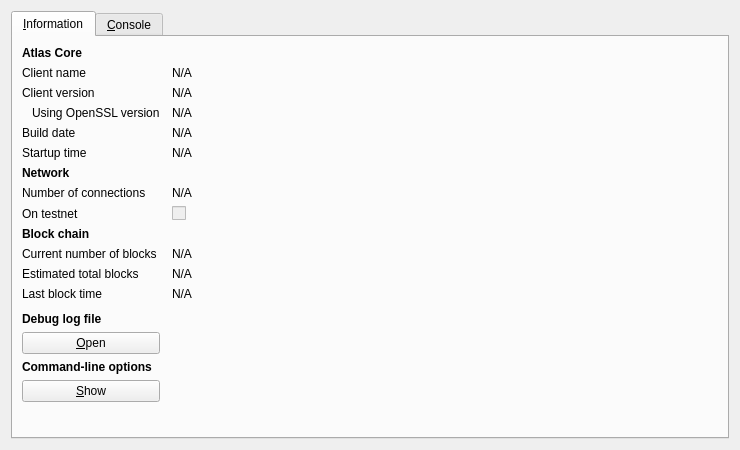
<?xml version="1.0" encoding="UTF-8"?>
<ui version="4.0">
 <class>RPCConsole</class>
 <widget class="QDialog" name="RPCConsole">
  <property name="geometry">
   <rect>
    <x>0</x>
    <y>0</y>
    <width>740</width>
    <height>450</height>
   </rect>
  </property>
  <property name="windowTitle">
   <string>Atlas - Debug window</string>
  </property>
  <layout class="QVBoxLayout" name="verticalLayout_2">
   <item>
    <widget class="QTabWidget" name="tabWidget">
     <property name="currentIndex">
      <number>0</number>
     </property>
     <widget class="QWidget" name="tab_info">
      <attribute name="title">
       <string>&amp;Information</string>
      </attribute>
      <layout class="QGridLayout" name="gridLayout" columnstretch="0,1">
       <property name="horizontalSpacing">
        <number>12</number>
       </property>
       <item row="0" column="0">
        <widget class="QLabel" name="label_9">
         <property name="font">
          <font>
           <weight>75</weight>
           <bold>true</bold>
          </font>
         </property>
         <property name="text">
          <string>Atlas Core</string>
         </property>
        </widget>
       </item>
       <item row="1" column="0">
        <widget class="QLabel" name="label_5">
         <property name="text">
          <string>Client name</string>
         </property>
        </widget>
       </item>
       <item row="1" column="1">
        <widget class="QLabel" name="clientName">
         <property name="cursor">
          <cursorShape>IBeamCursor</cursorShape>
         </property>
         <property name="text">
          <string>N/A</string>
         </property>
         <property name="textFormat">
          <enum>Qt::PlainText</enum>
         </property>
         <property name="textInteractionFlags">
          <set>Qt::LinksAccessibleByMouse|Qt::TextSelectableByKeyboard|Qt::TextSelectableByMouse</set>
         </property>
        </widget>
       </item>
       <item row="2" column="0">
        <widget class="QLabel" name="label_6">
         <property name="text">
          <string>Client version</string>
         </property>
        </widget>
       </item>
       <item row="2" column="1">
        <widget class="QLabel" name="clientVersion">
         <property name="cursor">
          <cursorShape>IBeamCursor</cursorShape>
         </property>
         <property name="text">
          <string>N/A</string>
         </property>
         <property name="textFormat">
          <enum>Qt::PlainText</enum>
         </property>
         <property name="textInteractionFlags">
          <set>Qt::LinksAccessibleByMouse|Qt::TextSelectableByKeyboard|Qt::TextSelectableByMouse</set>
         </property>
        </widget>
       </item>
       <item row="3" column="0">
        <widget class="QLabel" name="label_14">
         <property name="text">
          <string>Using OpenSSL version</string>
         </property>
         <property name="indent">
          <number>10</number>
         </property>
        </widget>
       </item>
       <item row="3" column="1">
        <widget class="QLabel" name="openSSLVersion">
         <property name="cursor">
          <cursorShape>IBeamCursor</cursorShape>
         </property>
         <property name="text">
          <string>N/A</string>
         </property>
         <property name="textFormat">
          <enum>Qt::PlainText</enum>
         </property>
         <property name="textInteractionFlags">
          <set>Qt::LinksAccessibleByMouse|Qt::TextSelectableByKeyboard|Qt::TextSelectableByMouse</set>
         </property>
        </widget>
       </item>
       <item row="4" column="0">
        <widget class="QLabel" name="label_12">
         <property name="text">
          <string>Build date</string>
         </property>
        </widget>
       </item>
       <item row="4" column="1">
        <widget class="QLabel" name="buildDate">
         <property name="cursor">
          <cursorShape>IBeamCursor</cursorShape>
         </property>
         <property name="text">
          <string>N/A</string>
         </property>
         <property name="textFormat">
          <enum>Qt::PlainText</enum>
         </property>
         <property name="textInteractionFlags">
          <set>Qt::LinksAccessibleByMouse|Qt::TextSelectableByKeyboard|Qt::TextSelectableByMouse</set>
         </property>
        </widget>
       </item>
       <item row="5" column="0">
        <widget class="QLabel" name="label_13">
         <property name="text">
          <string>Startup time</string>
         </property>
        </widget>
       </item>
       <item row="5" column="1">
        <widget class="QLabel" name="startupTime">
         <property name="cursor">
          <cursorShape>IBeamCursor</cursorShape>
         </property>
         <property name="text">
          <string>N/A</string>
         </property>
         <property name="textFormat">
          <enum>Qt::PlainText</enum>
         </property>
         <property name="textInteractionFlags">
          <set>Qt::LinksAccessibleByMouse|Qt::TextSelectableByKeyboard|Qt::TextSelectableByMouse</set>
         </property>
        </widget>
       </item>
       <item row="6" column="0">
        <widget class="QLabel" name="label_11">
         <property name="font">
          <font>
           <weight>75</weight>
           <bold>true</bold>
          </font>
         </property>
         <property name="text">
          <string>Network</string>
         </property>
        </widget>
       </item>
       <item row="7" column="0">
        <widget class="QLabel" name="label_7">
         <property name="text">
          <string>Number of connections</string>
         </property>
        </widget>
       </item>
       <item row="7" column="1">
        <widget class="QLabel" name="numberOfConnections">
         <property name="cursor">
          <cursorShape>IBeamCursor</cursorShape>
         </property>
         <property name="text">
          <string>N/A</string>
         </property>
         <property name="textFormat">
          <enum>Qt::PlainText</enum>
         </property>
         <property name="textInteractionFlags">
          <set>Qt::LinksAccessibleByMouse|Qt::TextSelectableByKeyboard|Qt::TextSelectableByMouse</set>
         </property>
        </widget>
       </item>
       <item row="8" column="0">
        <widget class="QLabel" name="label_8">
         <property name="text">
          <string>On testnet</string>
         </property>
        </widget>
       </item>
       <item row="8" column="1">
        <widget class="QCheckBox" name="isTestNet">
         <property name="enabled">
          <bool>false</bool>
         </property>
         <property name="text">
          <string/>
         </property>
        </widget>
       </item>
       <item row="9" column="0">
        <widget class="QLabel" name="label_10">
         <property name="font">
          <font>
           <weight>75</weight>
           <bold>true</bold>
          </font>
         </property>
         <property name="text">
          <string>Block chain</string>
         </property>
        </widget>
       </item>
       <item row="10" column="0">
        <widget class="QLabel" name="label_3">
         <property name="text">
          <string>Current number of blocks</string>
         </property>
        </widget>
       </item>
       <item row="10" column="1">
        <widget class="QLabel" name="numberOfBlocks">
         <property name="cursor">
          <cursorShape>IBeamCursor</cursorShape>
         </property>
         <property name="text">
          <string>N/A</string>
         </property>
         <property name="textFormat">
          <enum>Qt::PlainText</enum>
         </property>
         <property name="textInteractionFlags">
          <set>Qt::LinksAccessibleByMouse|Qt::TextSelectableByKeyboard|Qt::TextSelectableByMouse</set>
         </property>
        </widget>
       </item>
       <item row="11" column="0">
        <widget class="QLabel" name="label_4">
         <property name="text">
          <string>Estimated total blocks</string>
         </property>
        </widget>
       </item>
       <item row="11" column="1">
        <widget class="QLabel" name="totalBlocks">
         <property name="cursor">
          <cursorShape>IBeamCursor</cursorShape>
         </property>
         <property name="text">
          <string>N/A</string>
         </property>
         <property name="textFormat">
          <enum>Qt::PlainText</enum>
         </property>
         <property name="textInteractionFlags">
          <set>Qt::LinksAccessibleByMouse|Qt::TextSelectableByKeyboard|Qt::TextSelectableByMouse</set>
         </property>
        </widget>
       </item>
       <item row="12" column="0">
        <widget class="QLabel" name="label_2">
         <property name="text">
          <string>Last block time</string>
         </property>
        </widget>
       </item>
       <item row="12" column="1">
        <widget class="QLabel" name="lastBlockTime">
         <property name="cursor">
          <cursorShape>IBeamCursor</cursorShape>
         </property>
         <property name="text">
          <string>N/A</string>
         </property>
         <property name="textFormat">
          <enum>Qt::PlainText</enum>
         </property>
         <property name="textInteractionFlags">
          <set>Qt::LinksAccessibleByMouse|Qt::TextSelectableByKeyboard|Qt::TextSelectableByMouse</set>
         </property>
        </widget>
       </item>
       <item row="13" column="0">
        <spacer name="verticalSpacer_2">
         <property name="orientation">
          <enum>Qt::Vertical</enum>
         </property>
         <property name="sizeHint" stdset="0">
          <size>
           <width>20</width>
           <height>20</height>
          </size>
         </property>
        </spacer>
       </item>
       <item row="14" column="0">
        <widget class="QLabel" name="labelDebugLogfile">
         <property name="font">
          <font>
           <weight>75</weight>
           <bold>true</bold>
          </font>
         </property>
         <property name="text">
          <string>Debug log file</string>
         </property>
        </widget>
       </item>
       <item row="15" column="0">
        <widget class="QPushButton" name="openDebugLogfileButton">
         <property name="toolTip">
          <string>Open the Atlas debug log file from the current data directory. This can take a few seconds for large log files.</string>
         </property>
         <property name="text">
          <string>&amp;Open</string>
         </property>
         <property name="autoDefault">
          <bool>false</bool>
         </property>
        </widget>
       </item>
       <item row="16" column="0">
        <widget class="QLabel" name="labelCLOptions">
         <property name="font">
          <font>
           <weight>75</weight>
           <bold>true</bold>
          </font>
         </property>
         <property name="text">
          <string>Command-line options</string>
         </property>
        </widget>
       </item>
       <item row="17" column="0">
        <widget class="QPushButton" name="showCLOptionsButton">
         <property name="toolTip">
          <string>Show the Atlas-Qt help message to get a list with possible Atlas command-line options.</string>
         </property>
         <property name="text">
          <string>&amp;Show</string>
         </property>
         <property name="autoDefault">
          <bool>false</bool>
         </property>
        </widget>
       </item>
       <item row="18" column="0">
        <spacer name="verticalSpacer">
         <property name="orientation">
          <enum>Qt::Vertical</enum>
         </property>
         <property name="sizeHint" stdset="0">
          <size>
           <width>20</width>
           <height>40</height>
          </size>
         </property>
        </spacer>
       </item>
      </layout>
     </widget>
     <widget class="QWidget" name="tab_console">
      <attribute name="title">
       <string>&amp;Console</string>
      </attribute>
      <layout class="QVBoxLayout" name="verticalLayout_3">
       <property name="spacing">
        <number>3</number>
       </property>
       <item>
        <widget class="QTextEdit" name="messagesWidget">
         <property name="minimumSize">
          <size>
           <width>0</width>
           <height>100</height>
          </size>
         </property>
         <property name="readOnly">
          <bool>true</bool>
         </property>
         <property name="tabKeyNavigation" stdset="0">
          <bool>false</bool>
         </property>
         <property name="columnCount" stdset="0">
          <number>2</number>
         </property>
        </widget>
       </item>
       <item>
        <layout class="QHBoxLayout" name="horizontalLayout">
         <property name="spacing">
          <number>3</number>
         </property>
         <item>
          <widget class="QLabel" name="label">
           <property name="text">
            <string notr="true">&gt;</string>
           </property>
          </widget>
         </item>
         <item>
          <widget class="QLineEdit" name="lineEdit"/>
         </item>
         <item>
          <widget class="QPushButton" name="clearButton">
           <property name="maximumSize">
            <size>
             <width>24</width>
             <height>24</height>
            </size>
           </property>
           <property name="toolTip">
            <string>Clear console</string>
           </property>
           <property name="text">
            <string/>
           </property>
           <property name="icon">
            <iconset resource="../bitcoin.qrc">
             <normaloff>:/icons/remove</normaloff>:/icons/remove</iconset>
           </property>
           <property name="shortcut">
            <string notr="true">Ctrl+L</string>
           </property>
           <property name="autoDefault">
            <bool>false</bool>
           </property>
          </widget>
         </item>
        </layout>
       </item>
      </layout>
     </widget>
    </widget>
   </item>
  </layout>
 </widget>
 <resources>
  <include location="../bitcoin.qrc"/>
 </resources>
 <connections/>
</ui>
